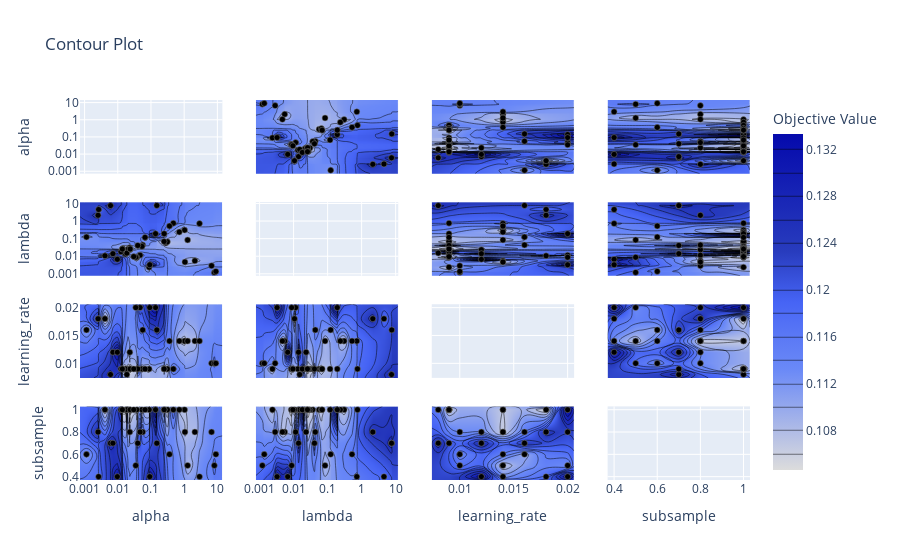

Write notebook code for a chart like this one.
### Code cell
#plot_contour: plots parameter interactions on an interactive chart. You can choose which hyperparameters you would like to explore.
optuna.visualization.plot_contour(study, params=['alpha',
                            #'max_depth',
                            'lambda',
                            'subsample',
                            'learning_rate',
                            'subsample'])
